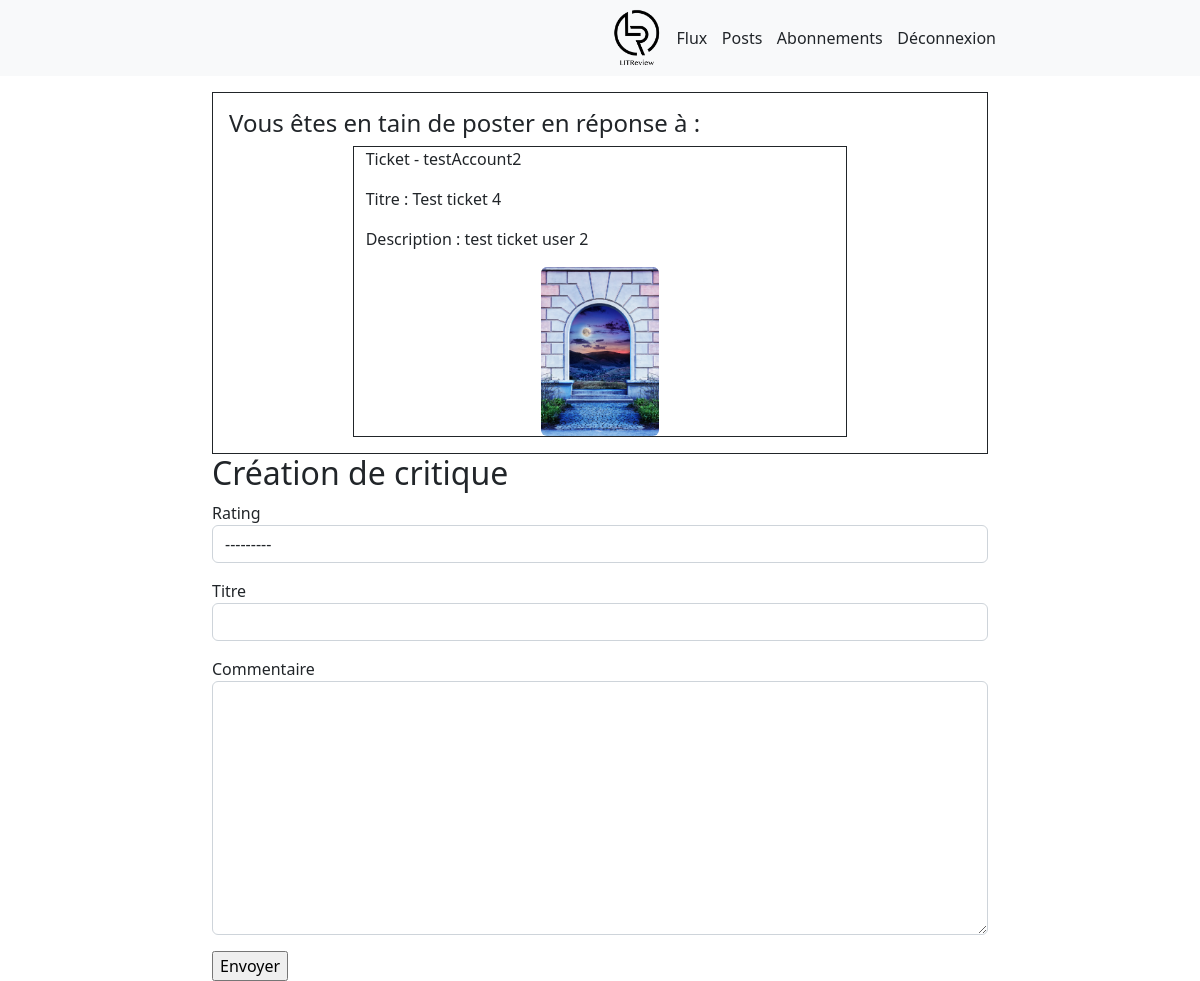
Page /review-create/5/ (signed in) on the committed database.
### reviewer/models.py (models this page shows)
class Ticket(models.Model):
    title = models.CharField('Titre', max_length=128)
    description = models.TextField(max_length=2048, blank=True)
    user = models.ForeignKey(to=settings.AUTH_USER_MODEL, on_delete=models.CASCADE, related_name='tickets')
    image = models.ImageField(null=True, blank=True, upload_to='images/')
    time_created = models.DateTimeField(auto_now_add=True)

### reviewer/views.py (the view, shortened to what this page needs)
# urls.py: path('review-create/<int:pk>/', views.CreateReviewFromTicketView.as_view(), name='create_review'),
class CreateReviewFromTicketView(LoginRequiredMixin, CreateView):
    template_name = 'reviewer/create_review.html'
    success_url = reverse_lazy('reviewer:my_posts')
    model = Review
    form_class = ReviewFromTicketForm
    extra_context = {
        'submit_button': 'Envoyer',
    }
    def get_context_data(self, **kwargs):
        context = super().get_context_data(**kwargs)
        context['ticket'] = Ticket.objects.get(pk=self.kwargs.get('pk'))
        return context

### reviewer/forms.py
class ReviewFromTicketForm(forms.ModelForm):
    def __init__(self, *args, **kwargs):
        super().__init__(*args, **kwargs)
        for field in self.fields.values():
            class_name = {'class': 'form-control'}
            field.widget.attrs.update(class_name)
        print('finished here')
    class Meta:
        model = Review
        fields = ['rating', 'headline', 'body']
        exclude = ['time_created', ]

### reviewer/templates/reviewer/create_review.html (shortened to what this page needs)
{% extends 'squeleton.html' %}
{% block content %}
    <div class="border border-dark p-3">
        <h4>Vous êtes en tain de poster en réponse à :</h4>
        <div class="container col-md-8 border border-dark">
            {% include 'reviewer/detail_ticket.html' with ticket=ticket %}
        </div>
    </div>
    <h2>Création de critique</h2>
    {% include 'reviewer/form/full.html' %}
{% endblock content %}

### reviewer/templates/reviewer/detail_ticket.html
<p>Ticket - {{ ticket.user }}</p>
<p>Titre : {{ ticket.title }}</p>
{% if ticket.description %}
    <p>Description : {{ ticket.description }}</p>
{% endif %}
{% if ticket.image %}
    <div class="text-center">
        <img class="rounded mx-auto w-25" src="{{ ticket.image.url }}" alt="ticket_image"/>
    </div>
{% endif %}

### rows in the picture
Ticket: user "testAccount2", title "Test ticket 4", description "test ticket user 2", image (picture)

### other values in the picture
{{ field.label }} "Rating" "Titre" "Commentaire"
